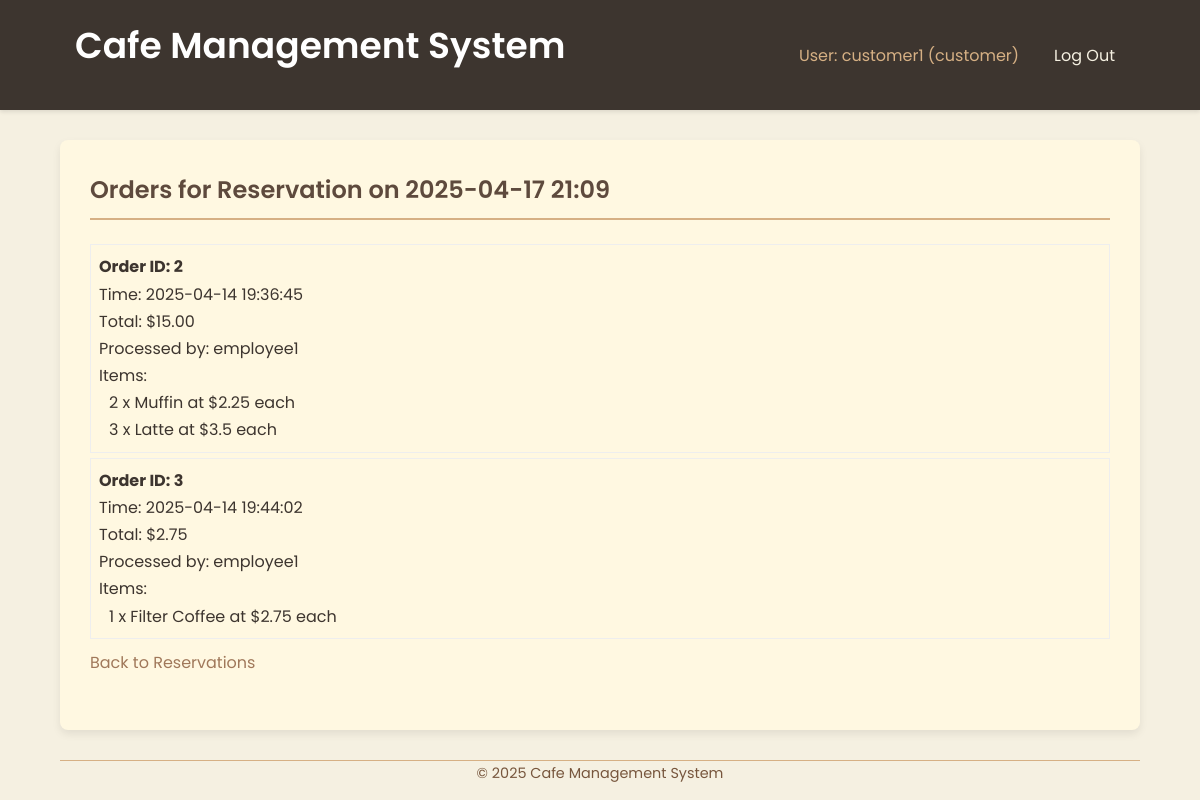
Page /customer/reservation/2/orders (signed in) on the earlier database version.
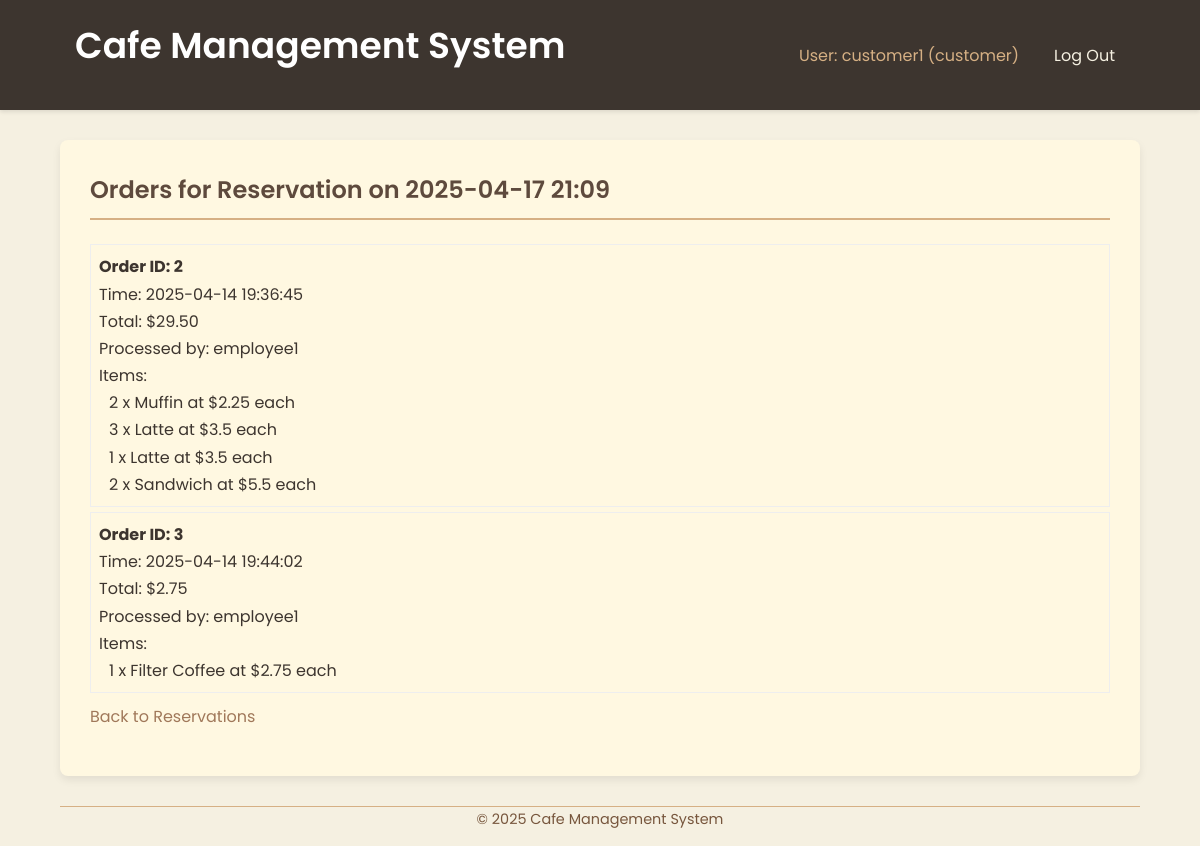
Same page on the later database version.
### tables this page shows
CREATE TABLE orders (
            id INTEGER PRIMARY KEY AUTOINCREMENT,
            reservation_id INTEGER, -- Can be NULL if it's a walk-in order not tied to a reservation
            employee_id INTEGER NOT NULL, -- Who took the order
            order_time TIMESTAMP DEFAULT CURRENT_TIMESTAMP,
            total_amount REAL NOT NULL,
            -- For simplicity, we store total amount. A real system would have an order_items table.
            FOREIGN KEY (reservation_id) REFERENCES reservations(id),
            FOREIGN KEY (employee_id) REFERENCES users(id)
        );

CREATE TABLE users (
            id INTEGER PRIMARY KEY AUTOINCREMENT,
            username TEXT UNIQUE NOT NULL,
            password_hash TEXT NOT NULL,
            role TEXT NOT NULL CHECK(role IN ('customer', 'employee', 'admin')),
            loyalty_points INTEGER DEFAULT 0,
            created_at TIMESTAMP DEFAULT CURRENT_TIMESTAMP
        );

CREATE TABLE order_items (
            id INTEGER PRIMARY KEY AUTOINCREMENT,
            order_id INTEGER NOT NULL,
            item_name TEXT NOT NULL,
            quantity INTEGER NOT NULL,
            price_per_item REAL NOT NULL,
            FOREIGN KEY (order_id) REFERENCES orders(id) ON DELETE CASCADE -- Delete items if order is deleted
        );

### app.py (the view)
@app.route('/customer/reservation/<int:res_id>/orders')
@login_required
@role_required('customer')
def customer_view_orders(res_id):
    orders = []
    reservation_details = None
    db = get_db()
    customer_id = session['user_id']
    if not db:
        return render_template('customer/view_orders.html', orders=[], reservation=None, error="Database connection failed")
    try:
        cursor = db.execute('SELECT * FROM reservations WHERE id = ? AND customer_id = ?', (res_id, customer_id))
        reservation_row = cursor.fetchone()
        if reservation_row:
            reservation_details = dict(reservation_row)
            orders_data = db.execute("""
                SELECT o.id as order_id, o.order_time, o.total_amount, u.username as employee_username
                FROM orders o
                JOIN users u ON o.employee_id = u.id
                WHERE o.reservation_id = ?
                ORDER BY o.order_time
            """, (res_id,)).fetchall()
            orders = []
            for order_row in orders_data:
                order = dict(order_row)
                items_cursor = db.execute("""
                    SELECT item_name, quantity, price_per_item
                    FROM order_items
                    WHERE order_id = ?
                """, (order['order_id'],))
                order['items'] = [dict(item_row) for item_row in items_cursor.fetchall()]
                orders.append(order)
        else:
            flash("Reservation not found or access denied.", "warning")
            return redirect(url_for('customer_view_reservations'))
    except sqlite3.Error as e:
        print(f"DB Error fetching orders for reservation {res_id}: {e}")
        flash("Could not fetch order history for this reservation.", "danger")
    return render_template('customer/view_orders.html', orders=orders, reservation=reservation_details)

### app.py (called while the page is built)
def get_db():
    if 'db' not in g:
        try:
            g.db = sqlite3.connect(DATABASE)
            g.db.row_factory = sqlite3.Row # Return rows as dictionary-like objects
            print("Database connection opened.")
        except sqlite3.Error as e:
            print(f"Database connection error: {e}")
            flash("Database connection error. Please try again later.", "danger")
            g.db = None # Ensure db is None if connection failed
    return g.db

@app.context_processor
def inject_current_year():
    return {'current_year': datetime.datetime.now().year}

def login_required(f):
    @wraps(f)
    def decorated_function(*args, **kwargs):
        if 'user_id' not in session:
            flash('Please log in to access this page.', 'warning')
            return redirect(url_for('login'))
        return f(*args, **kwargs)
    return decorated_function

### templates/customer/view_orders.html (shortened to what this page needs)
{% extends 'base.html' %}
{% block content %}
  <h2>Orders for Reservation on {{ reservation['reservation_time'].replace('T', ' ') }}</h2>
  {% if orders %}
    <div style="margin-bottom: 10px;">
      {% for order in orders %}
        <div style="border: 1px solid #eee; padding: 8px; margin-bottom: 5px;">
          <strong>Order ID: {{ order['order_id'] }}</strong><br>
          Time: {{ order['order_time'] }}<br>
          Total: ${{ "%.2f"|format(order['total_amount']) }}<br>
          Processed by: {{ order['employee_username'] }}<br>
          Items:
          <ul style="list-style-type: none; padding-left: 10px;">
            {% for item in order['items'] %}
              <li>{{ item['quantity'] }} x {{ item['item_name'] }} at ${{ item['price_per_item'] }} each</li>
            {% endfor %}
          </ul>
        </div>
      {% endfor %}
    </div>
  {% else %}
    <p>No orders found for this reservation.</p>
  {% endif %}
  <p><a href="{{ url_for('customer_view_reservations') }}">Back to Reservations</a></p>
{% endblock %}

Differences in the rows shown:
changed orders id 2: total_amount "15.00" → "29.50"
added order_items: quantity "1", item_name "Latte", price_per_item "3.5", shown under orders id 2
added order_items: quantity "2", item_name "Sandwich", price_per_item "5.5", shown under orders id 2
